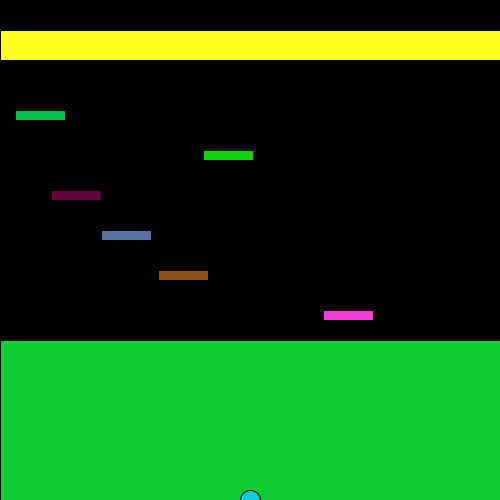
Frame 1 (no input)
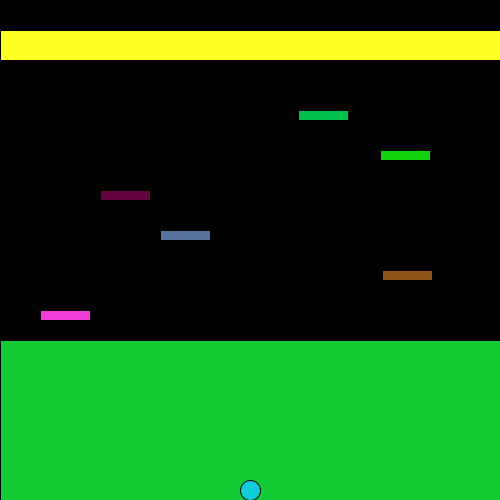
Frame 60 (the mouse pressed at the canvas centre just before this capture)
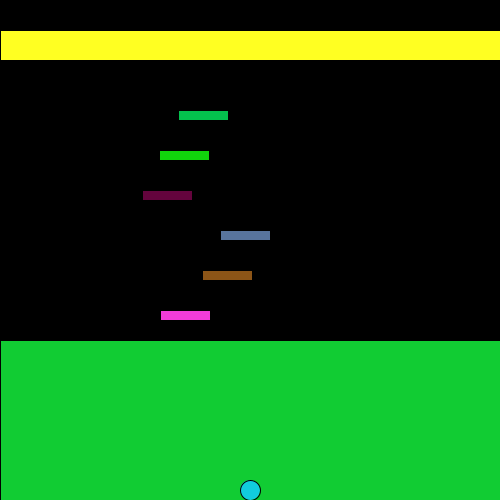
Frame 120 (the mouse held since frame 60 and released just before this capture)

The Processing sketch that drew these frames (run headless with seeded random() and noise(); from frame 60 on, the mouse is pressed at the canvas centre):

// Processing sketch: Frogger2_0
// ── Frogger2_0.pde
class Car{ 
  int carX;
  int carY;
  int size;
  int speed;
  int r;
  int g;
  int b;
  public Car(int carX, int carY, int size, int speed){
    this.carX = carX;
    this.carY = carY;
    this.size = size;
    this.speed = speed;
    this.r = (int)random(255);
    this.g = (int)random(255);
    this.b = (int)random(255);
  }
  int getX (){
   return carX; 
  }
  
  int getY (){
   return carY; 
  }
  
  int getSize (){
   return size; 
  }
  void display() {
  
    fill(r, g, b);
    rect(carX, carY, size, 10);
  }
  void move(){
    if(carX <= 0){
      carX = 400;
    }
    if(carX >= 401){
      carX = 0;
    }
    carX -= speed;
  }
}
  
Car car1 = new Car((int)random(500), 310, 50, (int)random(6)*-1-1);
Car car2 = new Car((int)random(500), 270, 50, (int)random(6)+1);
Car car3 = new Car((int)random(500), 230, 50, (int)random(6)*-1-1);
Car car4 = new Car((int)random(500), 190, 50, (int)random(6)+1);
Car car5 = new Car((int)random(500), 150, 50, (int)random(6)*-1-1);
Car car6 = new Car((int)random(500), 110, 50, (int)random(6)+1);
void setup(){
  size(500,500);
}
int X = 250;
int Y = 500;
int hop = 25;
void draw(){
  
  background(0,0,0);
  fill(17,204,51); 
  rect(0,340, 500, 200);
  fill(255,255,34);
  rect(0,30,500,30);
  fill(238,68,221);
  //text("FINISH",235,5ss0);
  fill(17,204,221);
  ellipse(X, Y, 20, 20);
   

  
  
  if(X<=0){
     X=10;
  }
  if(X>=500){
    X=490; 
    
  }
  if(Y<=0){
     Y=10;
  }
  if(Y>=500){
    Y=490; 
    
  }
  if(intersects(car1)==true){
    Y = 500;
    X = 250;
  }
  if(intersects(car2)==true){
    Y = 500;
    X = 250;
  }
  if(intersects(car3)==true){
    Y = 500;
    X = 250;
  }
  if(intersects(car4)==true){
    Y = 500;
    X = 250;
  }
  if(intersects(car5)==true){
    Y = 500;
    X = 250;
  }
  if(intersects(car6)==true){
    Y = 500;
    X = 250;
  }
  intersects(car2);
  intersects(car3);
  intersects(car4);
  intersects(car5);
  intersects(car6);
  car1.display();
  car2.display();
  car3.display();
  car4.display();
  car5.display();
  car6.display();
  car1.move();
  car2.move();
  car3.move();
  car4.move();
  car5.move();
  car6.move();
}
boolean intersects(Car car) {
if ((Y > car.getY() && Y < car.getY()+50) && (X > car.getX() && X < car.getX()+car.getSize()))
          return true;
    else 
        return false;
        
}
  void keyPressed(){
  if(key == CODED){
      if(keyCode == UP)
      {
      Y = Y-hop;
      }
      else if(keyCode == DOWN)
      {
        Y = Y+hop;
      }
      else if(keyCode == RIGHT)
      {
      X = X+hop;
      }
      else if(keyCode == LEFT)
      {
        X = X-hop;
      }
  }
  }
